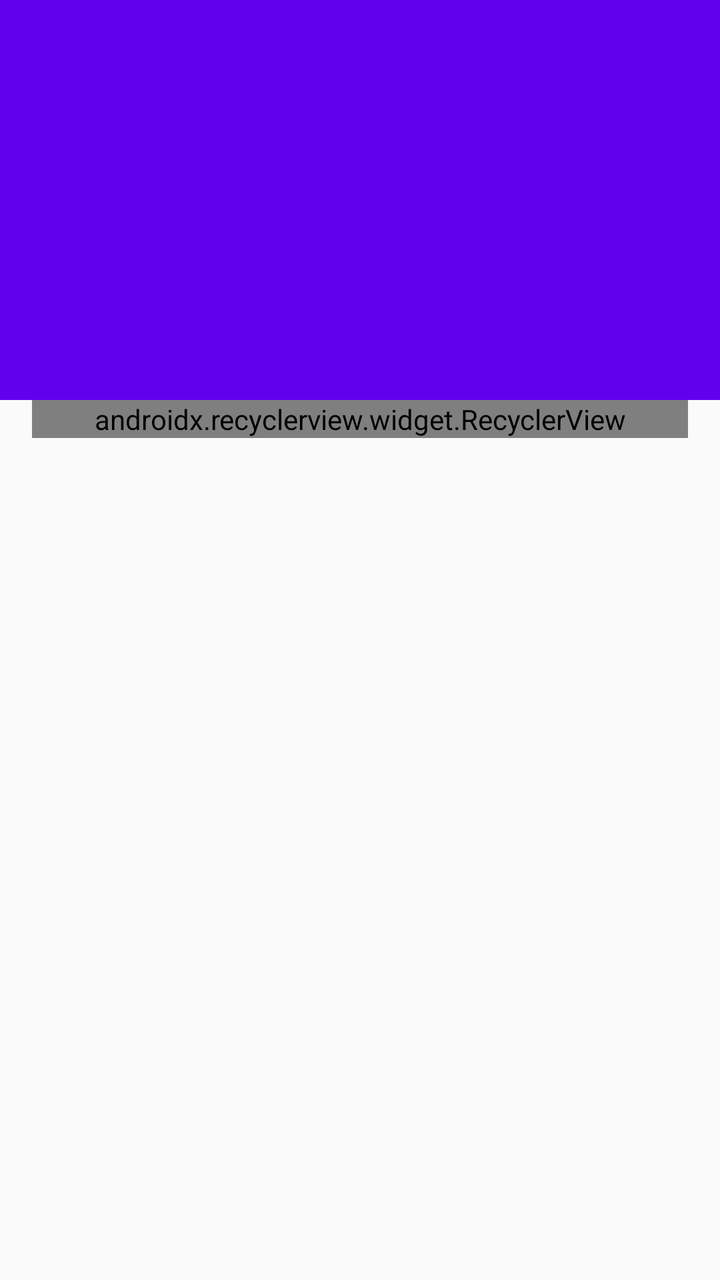
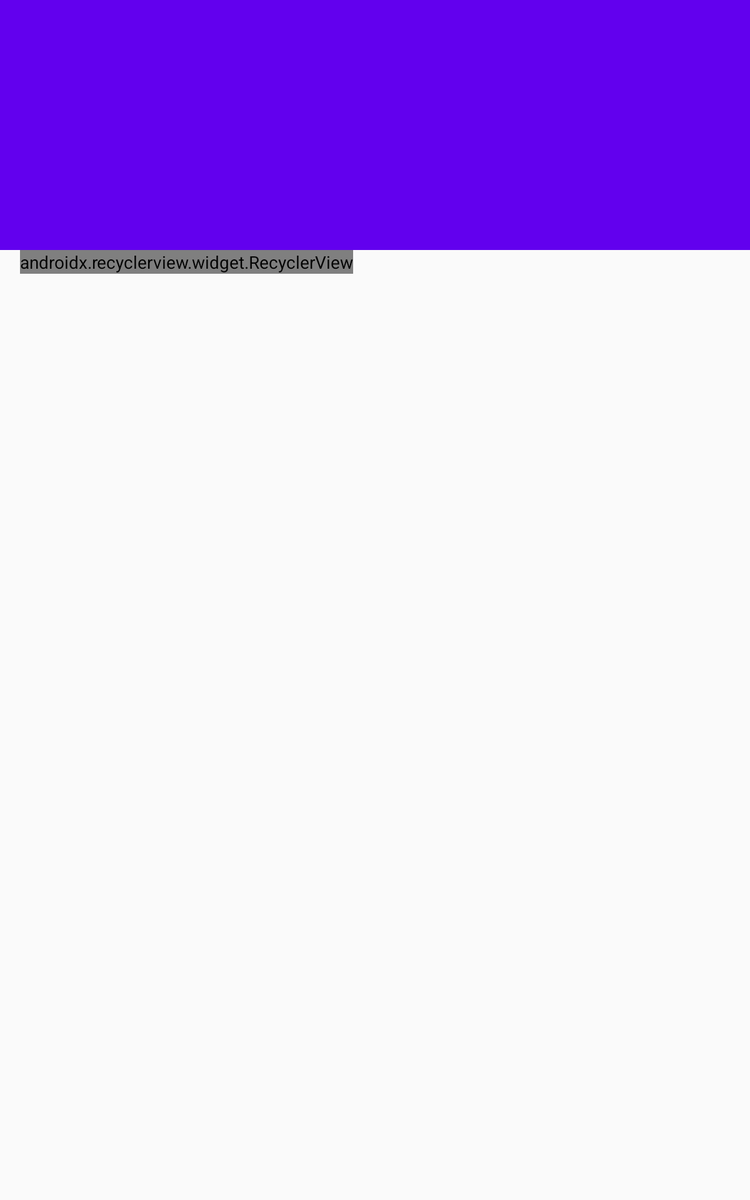

One screen, two layout resources from the same app: the default and the repository's alternative for another configuration. Each is rendered where Android would select it; the XML of both is given below.
<!-- AndroidManifest.xml: activity theme AppTheme.NoActionBar -->
<!-- res/layout/activity_recipe_detail.xml -->
<?xml version="1.0" encoding="utf-8"?>
<android.support.design.widget.CoordinatorLayout xmlns:android="http://schemas.android.com/apk/res/android"
    xmlns:app="http://schemas.android.com/apk/res-auto"
    xmlns:tools="http://schemas.android.com/tools"
    android:layout_width="match_parent"
    android:layout_height="match_parent"
    android:fitsSystemWindows="true"
    tools:context=".RecipeDetailActivity"
    tools:ignore="MergeRootFrame">

    <android.support.design.widget.AppBarLayout
        android:id="@+id/app_bar"
        android:layout_width="match_parent"
        android:layout_height="@dimen/app_bar_height"
        android:fitsSystemWindows="true"
        android:theme="@style/ThemeOverlay.AppCompat.Dark.ActionBar">

        <android.support.design.widget.CollapsingToolbarLayout
            android:id="@+id/toolbar_layout"
            android:layout_width="match_parent"
            android:layout_height="match_parent"
            android:fitsSystemWindows="true"
            app:contentScrim="?attr/colorPrimary"
            app:layout_scrollFlags="scroll|exitUntilCollapsed"
            app:toolbarId="@+id/toolbar">

            <android.support.v7.widget.Toolbar
                android:id="@+id/detail_toolbar"
                android:layout_width="match_parent"
                android:layout_height="?attr/actionBarSize"
                app:layout_collapseMode="pin"
                app:popupTheme="@style/ThemeOverlay.AppCompat.Light" />

        </android.support.design.widget.CollapsingToolbarLayout>


    </android.support.design.widget.AppBarLayout>

    <LinearLayout
        android:layout_width="match_parent"
        android:layout_height="match_parent"
        android:orientation="vertical"
        app:layout_scrollFlags="scroll|exitUntilCollapsed"
        app:layout_behavior="@string/appbar_scrolling_view_behavior">

        <android.support.v4.widget.NestedScrollView
            android:id="@+id/recipe_detail_container"
            android:layout_width="match_parent"
            android:layout_height="wrap_content" />

        <FrameLayout

            android:id="@+id/frameLayout"
            android:layout_width="match_parent"
            android:layout_height="wrap_content">

            <include layout="@layout/step_list" />
        </FrameLayout>

    </LinearLayout>



</android.support.design.widget.CoordinatorLayout>
<!-- res/layout/step_list.xml (included above) -->
<?xml version="1.0" encoding="utf-8"?>
<android.support.v7.widget.RecyclerView xmlns:android="http://schemas.android.com/apk/res/android"
    xmlns:app="http://schemas.android.com/apk/res-auto"
    xmlns:tools="http://schemas.android.com/tools"
    android:id="@+id/step_list"
    android:name="com.example.virginia.mybakingapp.RecipeListFragment"
    android:layout_width="match_parent"
    android:layout_height="wrap_content"
    android:layout_marginLeft="16dp"
    android:layout_marginRight="16dp"
    app:layoutManager="android.support.v7.widget.LinearLayoutManager"
    tools:context=".RecipeDetailActivity"
    tools:listitem="@layout/step_list_item" />
<!-- resources referenced by this layout -->
<resources>
  <dimen name="app_bar_height">200dp</dimen>
  <style name="AppTheme.NoActionBar">
          <item name="windowActionBar">false</item>
          <item name="windowNoTitle">true</item>
      </style>
</resources>
<!-- res/layout-sw600dp/activity_recipe_detail.xml (the repository's variant of the layout above) -->
<!-- drawn on a 7-inch tablet held upright -->
<?xml version="1.0" encoding="utf-8"?>
<android.support.design.widget.CoordinatorLayout xmlns:android="http://schemas.android.com/apk/res/android"
    xmlns:app="http://schemas.android.com/apk/res-auto"
    xmlns:tools="http://schemas.android.com/tools"
    android:layout_width="match_parent"
    android:layout_height="match_parent"
    android:fitsSystemWindows="true"
    tools:context=".RecipeDetailActivity"
    tools:ignore="MergeRootFrame">

    <android.support.design.widget.AppBarLayout
        android:id="@+id/app_bar"
        android:layout_width="match_parent"
        android:layout_height="@dimen/app_bar_height"
        android:fitsSystemWindows="true"
        android:theme="@style/ThemeOverlay.AppCompat.Dark.ActionBar">

        <android.support.design.widget.CollapsingToolbarLayout
            android:id="@+id/toolbar_layout"
            android:layout_width="match_parent"
            android:layout_height="match_parent"
            android:fitsSystemWindows="true"
            app:contentScrim="?attr/colorPrimary"
            app:layout_scrollFlags="scroll|exitUntilCollapsed"
            app:toolbarId="@+id/toolbar">

            <android.support.v7.widget.Toolbar
                android:id="@+id/detail_toolbar"
                android:layout_width="match_parent"
                android:layout_height="?attr/actionBarSize"
                app:layout_collapseMode="pin"
                app:popupTheme="@style/ThemeOverlay.AppCompat.Light" />

        </android.support.design.widget.CollapsingToolbarLayout>


    </android.support.design.widget.AppBarLayout>

    <LinearLayout
        android:layout_width="wrap_content"
        android:layout_height="wrap_content"
        android:orientation="horizontal"
        app:layout_behavior="@string/appbar_scrolling_view_behavior">


        <LinearLayout
            android:layout_width="wrap_content"
            android:layout_height="wrap_content"
            android:orientation="vertical">

            <android.support.v4.widget.NestedScrollView
                android:id="@+id/recipe_detail_container"
                android:layout_width="match_parent"
                android:layout_height="wrap_content" />

            <FrameLayout
                android:id="@+id/frameLayout"
                android:layout_width="wrap_content"
                android:layout_height="wrap_content">

                <include layout="@layout/step_list" />
            </FrameLayout>
        </LinearLayout>


        <android.support.v4.widget.NestedScrollView
            android:id="@+id/step_detail_container"
            android:layout_width="wrap_content"
            android:layout_height="wrap_content"
            android:paddingBottom="@dimen/space_dimension_medium"/>

    </LinearLayout>


</android.support.design.widget.CoordinatorLayout>
<!-- resources referenced by the variant -->
<!-- as a 7-inch tablet held upright resolves them -->
<resources>
  <dimen name="app_bar_height">200dp</dimen>
  <dimen name="space_dimension_medium">16dp</dimen>
  <style name="AppTheme.NoActionBar">
          <item name="windowActionBar">false</item>
          <item name="windowNoTitle">true</item>
      </style>
</resources>
